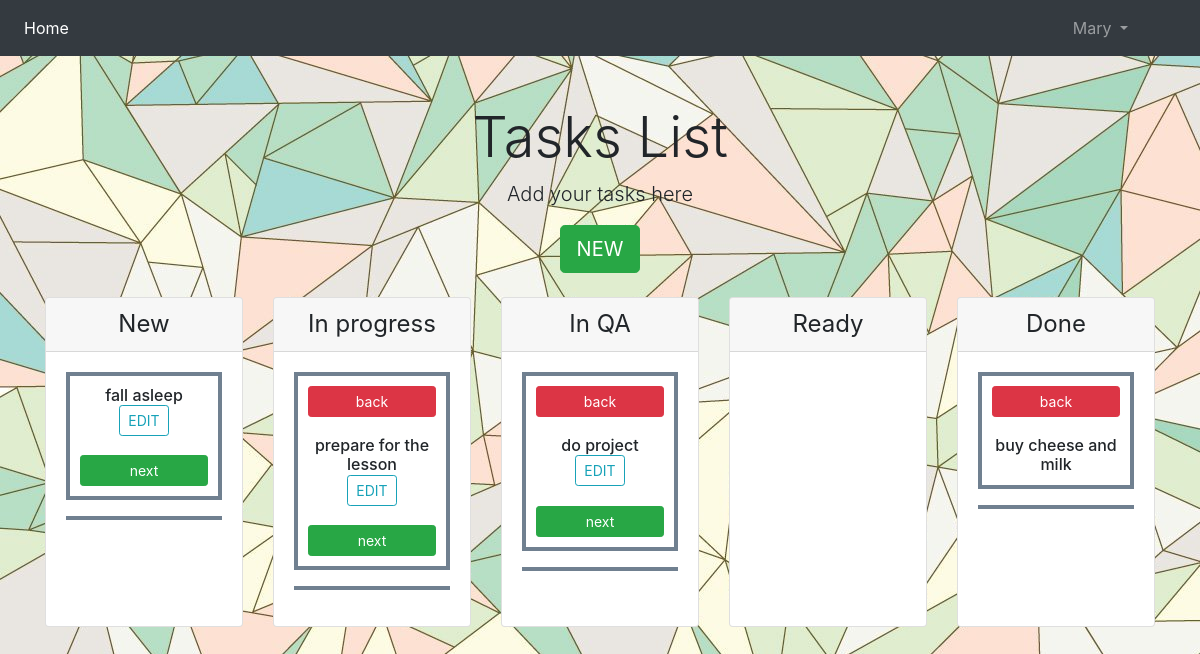
The page / (signed in) on the database as committed earlier.
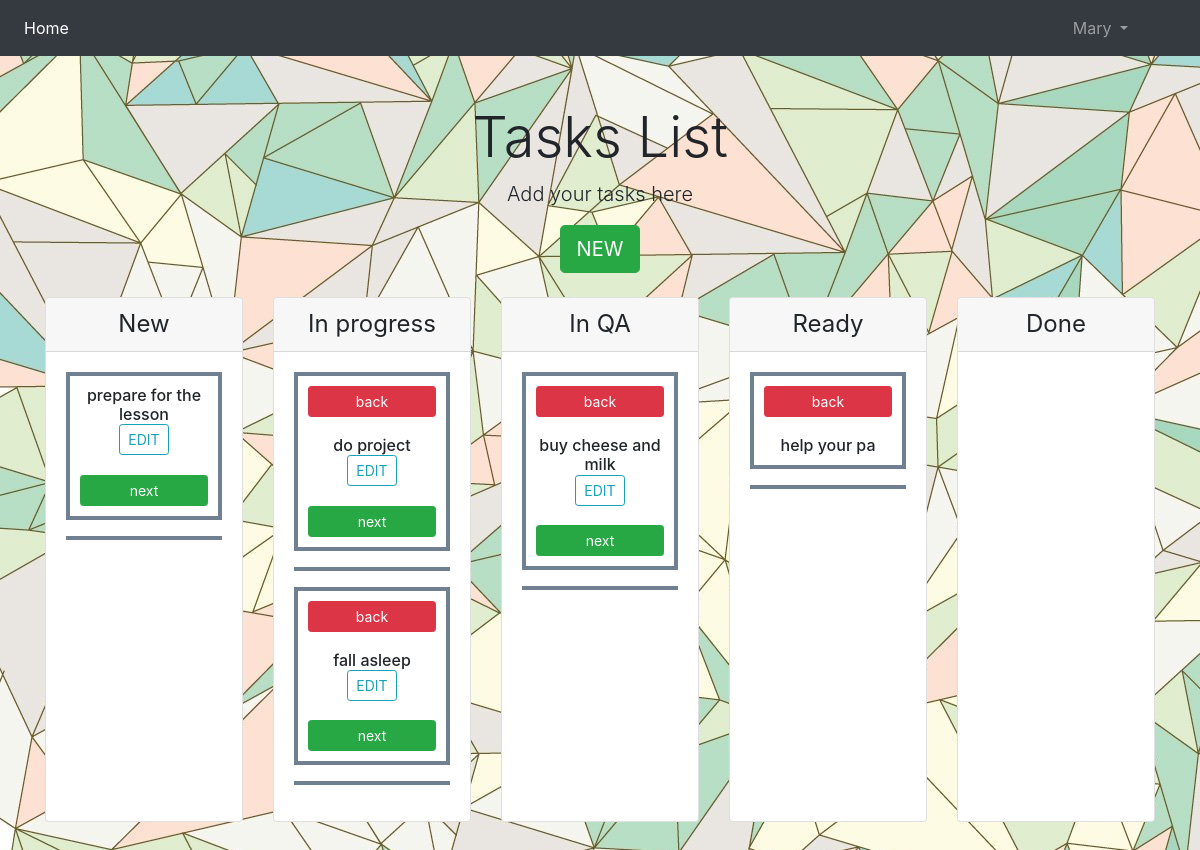
The same page on the database as committed later.
### users/models.py (models this page shows, shortened)
class User(AbstractUser):
    active = models.BooleanField(blank=True, null=True, default=False)

### cards/models.py (models this page shows, shortened)
class TimeStampModel(models.Model):
    created_at = models.DateTimeField(auto_now_add=True, editable=False)
    updated_at = models.DateTimeField(auto_now=True)
    class Meta:
        abstract = True

class Card(TimeStampModel):
    NEW = 1
    IN_PROGRESS = 2
    IN_QA = 3
    READY = 4
    DONE = 5
    STATUSES = (
        (NEW, 'NEW'),
        (IN_PROGRESS, 'IN_PROGRESS'),
        (IN_QA, 'IN_QA'),
        (READY, 'READY'),
        (DONE, 'DONE')
    )
    text = models.TextField(max_length=1000)
    status = models.PositiveIntegerField(choices=STATUSES, default=NEW)
    created_by = models.ForeignKey(USER_MODEL, on_delete=models.CASCADE, related_name='creator')
    assigned_to = models.ForeignKey(USER_MODEL, on_delete=models.CASCADE, related_name='executor')

### cards/views.py (the view, shortened to what this page needs)
# urls.py: path('', views.Homepage.as_view(), name='homepage'),
class Homepage(ListView):
    model = models.Card
    template_name = 'cards/base.html'
    def get_context_data(self, **kwargs):
        context = super(Homepage, self).get_context_data(**kwargs)
        new_cards = models.Card.objects.filter(status=1)
        in_progress_cards = models.Card.objects.filter(status=2)
        in_qa_cards = models.Card.objects.filter(status=3)
        ready_cards = models.Card.objects.filter(status=4)
        done_cards = models.Card.objects.filter(status=5)
        context.update(dict(new_cards=new_cards,
                            in_progress_cards=in_progress_cards,
                            in_qa_cards=in_qa_cards,
                            ready_cards=ready_cards,
                            done_cards=done_cards))
        return context

### cards/templates/cards/base.html (shortened to what this page needs)
<!doctype html>
<html lang="en">
<head>
    <link rel="stylesheet" href="https://stackpath.bootstrapcdn.com/bootstrap/4.5.0/css/bootstrap.min.css"
>
</head>
<body>
<nav class="navbar navbar-expand-lg navbar-dark bg-dark">
    <div class="collapse navbar-collapse" id="navbarSupportedContent">
        <ul class="navbar-nav mr-auto">
            <li class="nav-item active">
                <a class="nav-link" href="{% url 'homepage' %}">Home <span class="sr-only">(current)</span></a>
            </li>
        </ul>
        {% if user.is_authenticated %}
            <ul class="navbar-nav mr-5">
                <li class="nav-item dropdown">
                    <a class="nav-link dropdown-toggle" href="#" id="navbarDropdown" role="button"
                       data-toggle="dropdown"
                       aria-haspopup="true" aria-expanded="false">
                        {{ user.username }}
                    </a>
                </li>
            </ul>
        {% else %}
            <a class="nav-link" href="{% url 'login' %}">Login</a> |
            <a class="nav-link" href="{% url 'register' %}">Register</a>
        {% endif %}
    </div>
</nav>
{% block content %}
  {% if user.is_authenticated %}
    {% if not user.is_superuser %}
        {% if user.active == True %}
   <div class="pricing-header px-3 py-3 pt-md-5 pb-md-4 mx-auto text-center">
      <h1 class="display-4">Tasks List</h1>
      <p class="lead">Add your tasks here</p>
      <a href="{% url 'new_card' %}" class="btn btn-success btn-lg">NEW</a>
    </div>
    <div class="container">
      <div class="card-deck mb-3 text-center">
        <div class="card mb-4 box-shadow">
          <div class="card-header">
            <h4 class="my-0 font-weight-normal">New</h4>
          </div>
          <div class="card-body">
            {% for card in card_list %}
              {% if user == card.assigned_to %}
              {% if card.status == 1 %}
              <h6> {{ card.text }} <br>
               <a href="{% url 'card_edit' card.id %}" class="btn btn-outline-info btn-sm">EDIT</a>
              <form action="" method="post">
                        {% csrf_token %} <br>
                        <input class=" btn btn-block btn-success btn-sm" type="submit" name='action' value="next">
                </form>
                  </h6>
                <hr style="border-top: 4px solid #708090"/>{% endif %}
              {% endif %}
        {% endfor %}
          </div>
        </div>
        <div class="card mb-4 box-shadow">
          <div class="card-header">
            <h4 class="my-0 font-weight-normal">In progress</h4>
          </div>
          <div class="card-body">
            {% for card in card_list.all %}
            {% if user == card.assigned_to %}
              {% if card.status == 2 %}
              <h6>
                   <form action="" method="post">
                        <input class="btn btn-block btn-danger btn-sm" type="submit" name='action' value="back">
                </form>
                  <br>{{ card.text }} <br>
                  <a href="{% url 'card_edit' card.id %}" class="btn btn-outline-info btn-sm">EDIT</a>
              <form action="" method="post"> <br>
                        <input class="btn btn-block btn-success btn-sm" type="submit" name='action' value="next">
                </form>
                  </h6>
                <hr style="border-top: 4px solid #708090"/>{% endif %}
              {% endif %}
        {% endfor %}
          </div>
        </div>
                <div class="card mb-4 box-shadow">
          <div class="card-header">
            <h4 class="my-0 font-weight-normal">In QA</h4>
          </div>
          <div class="card-body">
            {% for card in card_list.all %}
              {% if card.status == 3 %}
              {% if user == card.assigned_to %}
              <h6>
                   <form action="" method="post">
                        <input class="btn btn-block btn-danger btn-sm" type="submit" name='action' value="back">
                </form>
                  <br>{{ card.text }} <br>
                  <a href="{% url 'card_edit' card.id %}" class="btn btn-outline-info btn-sm">EDIT</a>
              <form action="" method="post">
                        {% csrf_token %}<br>
                        <input class="btn btn-block btn-success btn-sm" type="submit" name='action' value="next">
                </form>
                  </h6>
                <hr style="border-top: 4px solid #708090"/>{% endif %}
              {% endif %}
        {% endfor %}
          </div>
        </div>
        <div class="card mb-4 box-shadow">
          <div class="card-header">
            <h4 class="my-0 font-weight-normal">Ready</h4>
          </div>
          <div class="card-body">
            {% for card in card_list.all %}
              {% if card.status == 4 %}
              {% if user == card.assigned_to %}
              <h6>
                   <form action="" method="post">
                        <input class="btn btn-block btn-danger btn-sm" type="submit" name='action' value="back">
                </form>
                  <br>{{ card.text }} <br>
                  </h6>
                <hr style="border-top: 4px solid #708090"/>{% endif %}
              {% endif %}
        {% endfor %}
          </div>
        </div>
        <div class="card mb-4 box-shadow">
          <div class="card-header">
            <h4 class="my-0 font-weight-normal">Done</h4>
          </div>
          <div class="card-body">
            {% for card in card_list.all %}
              {% if card.status == 5 %}
              {% if user == card.assigned_to %}
              <h6>
                   <form action="" method="post">
                        <input class="btn btn-block btn-danger btn-sm" type="submit" name='action' value="back">
                </form>
                  <br>{{ card.text }} <br>
                  </h6>
                <hr style="border-top: 4px solid #708090"/>{% endif %}
              {% endif %}
        {% endfor %}
          </div>
        </div>
      </div>
            {% else %}
            <h2 align="center" style="font-size:90px" class="my-0 font-weight-normal">Please wait. Admin should confirm your registration.</h2>
        {% endif %} {% endif %}
      {% else %}
        <h2 align="center" style="font-size:90px" class="my-0 font-weight-normal">Enter into the system</h2>
  {% endif %}
{% endblock %}
</body>
</html>

### cards/templates/cards/base.html (style rules this page uses)
body { background: #E0FFFF url(/fon.jpg); }
h6 { border: 4px solid #708090; padding: 10px; background: ; }

Rows that differ between the two databases and show on the page:
changed Card "prepare for the lesson": moves from the list under "In progress" to the list under "New"
changed Card "do project": moves from the list under "In QA" to the list under "In progress"
changed Card "fall asleep": moves from the list under "New" to the list under "In progress"
changed Card "buy cheese and milk": moves from the list under "Done" to the list under "In QA"
now on this page (row edited): Card: text "help your pa", shown under "Ready"
